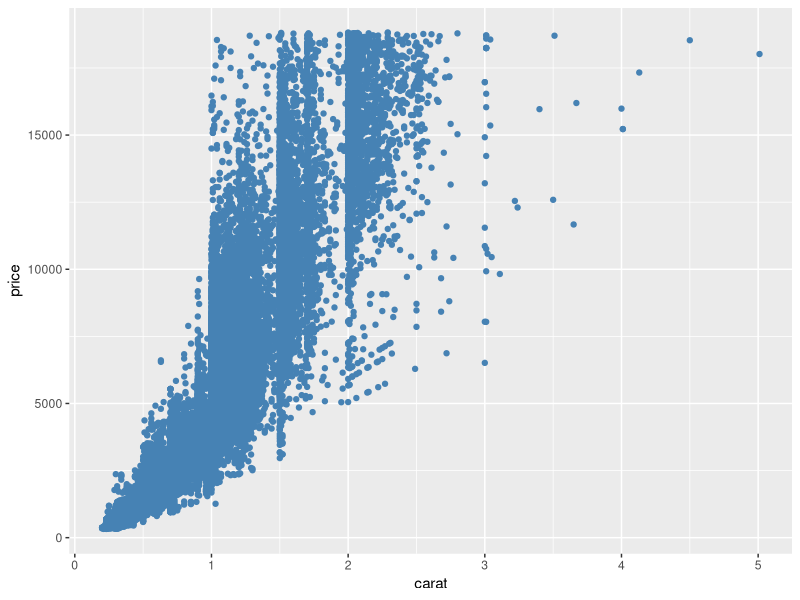
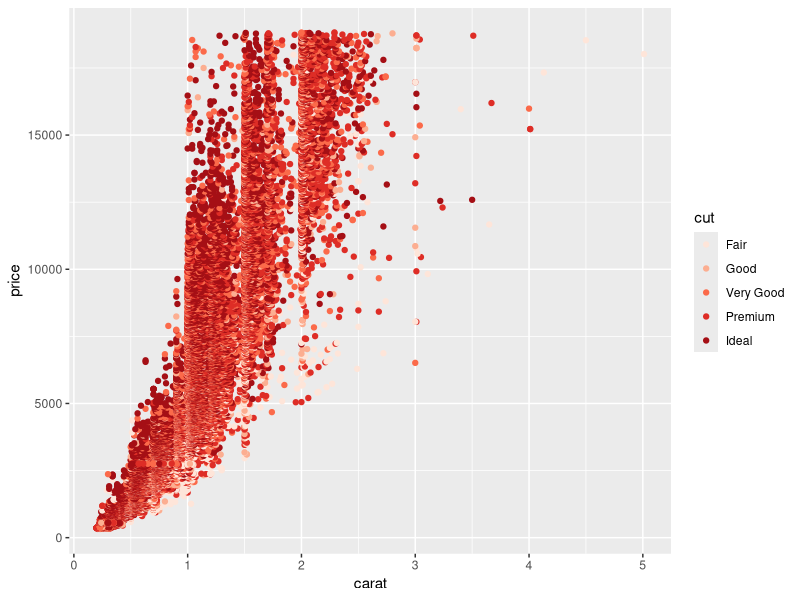

Write R code to recreate these figures, in order.
## ---- chunk 1
library(tidyverse)
## ---- chunk 2
## TASK: Plot `price` vs `carat` below
diamonds |>
  ggplot() + 
  geom_point(
    color = "steelblue",
    mapping = aes(
      x = carat,
      y = price,
    )
  )
## ---- chunk 3
## TASK: Plot `price`, `carat`, and `cut` below
diamonds |>
  ggplot() +
  geom_point(
    mapping = aes(
      x = carat,
      y = price,
      color = cut
    )
  ) +
  scale_color_brewer(palette = "Reds")
